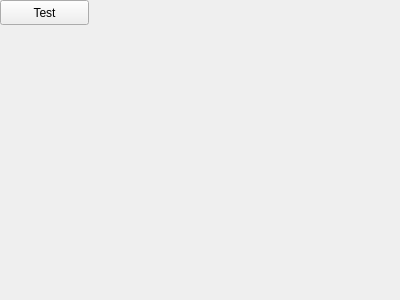
<?xml version="1.0" encoding="UTF-8"?>
<ui version="4.0">
 <class>CMainWidget</class>
 <widget class="QWidget" name="CMainWidget">
  <property name="geometry">
   <rect>
    <x>0</x>
    <y>0</y>
    <width>400</width>
    <height>300</height>
   </rect>
  </property>
  <property name="windowTitle">
   <string>RearView</string>
  </property>
  <widget class="QPushButton" name="pushButton">
   <property name="geometry">
    <rect>
     <x>0</x>
     <y>0</y>
     <width>89</width>
     <height>25</height>
    </rect>
   </property>
   <property name="text">
    <string>Test</string>
   </property>
  </widget>
 </widget>
 <resources/>
 <connections/>
</ui>
